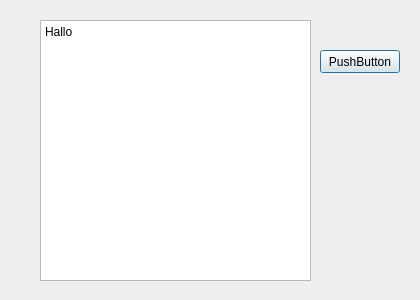
<?xml version="1.0" encoding="UTF-8"?>
<ui version="4.0">
 <class>MainDialog</class>
 <widget class="QDialog" name="MainDialog">
  <property name="geometry">
   <rect>
    <x>0</x>
    <y>0</y>
    <width>420</width>
    <height>300</height>
   </rect>
  </property>
  <property name="windowTitle">
   <string>MainDialog</string>
  </property>
  <widget class="QPlainTextEdit" name="plainTextEdit">
   <property name="geometry">
    <rect>
     <x>40</x>
     <y>20</y>
     <width>271</width>
     <height>261</height>
    </rect>
   </property>
   <property name="plainText">
    <string>Hallo</string>
   </property>
  </widget>
  <widget class="QPushButton" name="pushButton">
   <property name="geometry">
    <rect>
     <x>320</x>
     <y>50</y>
     <width>80</width>
     <height>23</height>
    </rect>
   </property>
   <property name="text">
    <string>PushButton</string>
   </property>
  </widget>
 </widget>
 <layoutdefault spacing="6" margin="11"/>
 <resources/>
 <connections/>
</ui>
